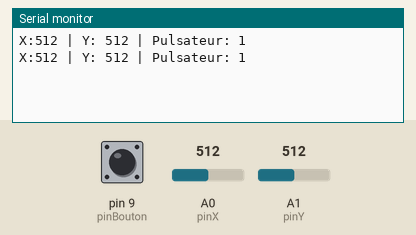
Recording of a sketch running on a simulated Arduino Uno, built with avr-gcc and run on an emulated ATmega328P. On the bench: the last lines printed to the serial monitor. The test bench sets the inputs (shaded band); at power-on: A0 (pinX) = 512, A1 (pinY) = 512, pin 9 (pinBouton) HIGH.

Above: at 1.9 s.
2.0 s: A0 (pinX) set to 716
At 3.2 s:
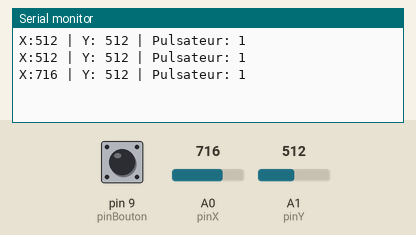
3.5 s: A1 (pinY) set to 716
At 3.5 s:
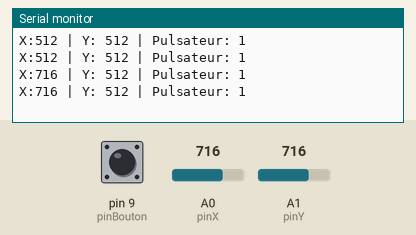
5.0 s: pin 9 (pinBouton) pulled LOW for 1.35 s
At 6.4 s:
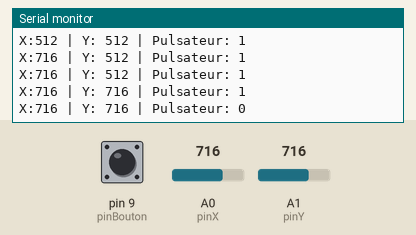
7.8 s: A0 (pinX) set to 900
At 8.1 s:
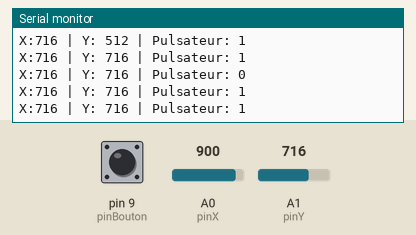
9.3 s: A1 (pinY) set to 900
At 10.6 s:
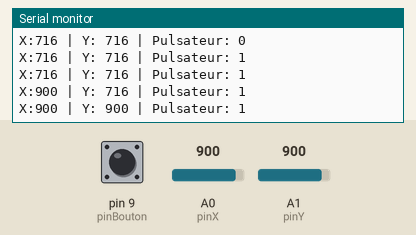
10.8 s: pin 9 (pinBouton) pulled LOW for 1.35 s
At 11.9 s:
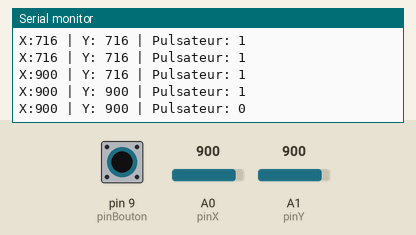
Timing chart, 0 to 13.8 s (numbered marks = the images above; inputs shaded):
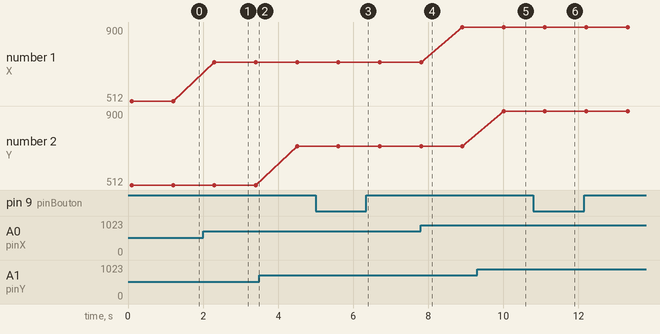

The sketch:

conect-arduino.ino
```cpp
const int pinX = A0;
const int pinY = A1;
const int pinBouton = 9;

void setup() {
   pinMode(pinBouton , INPUT_PULLUP);
   Serial.begin(9600);
}

void loop() {
   int X = 0;
   int Y = 0;
   bool boutonValeur = false;


   X = analogRead(pinX);

   delay(100);
   Y = analogRead(pinY);
   boutonValeur = digitalRead(pinBouton);


   Serial.print("X:" );
   Serial.print(X);
   Serial.print(" | Y: ");
   Serial.print(Y);
   Serial.print(" | Pulsateur: ");
   Serial.println(boutonValeur);
   delay(1000);
}
```

Measured:
- after the input at 2.0 s, the serial monitor: prints a new line after 0.30 s (image 1)
- after the input at 5.0 s, the serial monitor: prints a new line after 0.60 s (image 3)
- after the input at 9.3 s, the serial monitor: prints a new line after 0.71 s (image 5)
- after the input at 10.8 s, the serial monitor: prints a new line after 0.31 s (image 6)
- plotted number 1: 512 → 716 after the input at 2.0 s, 716 → 900 after the input at 7.8 s
